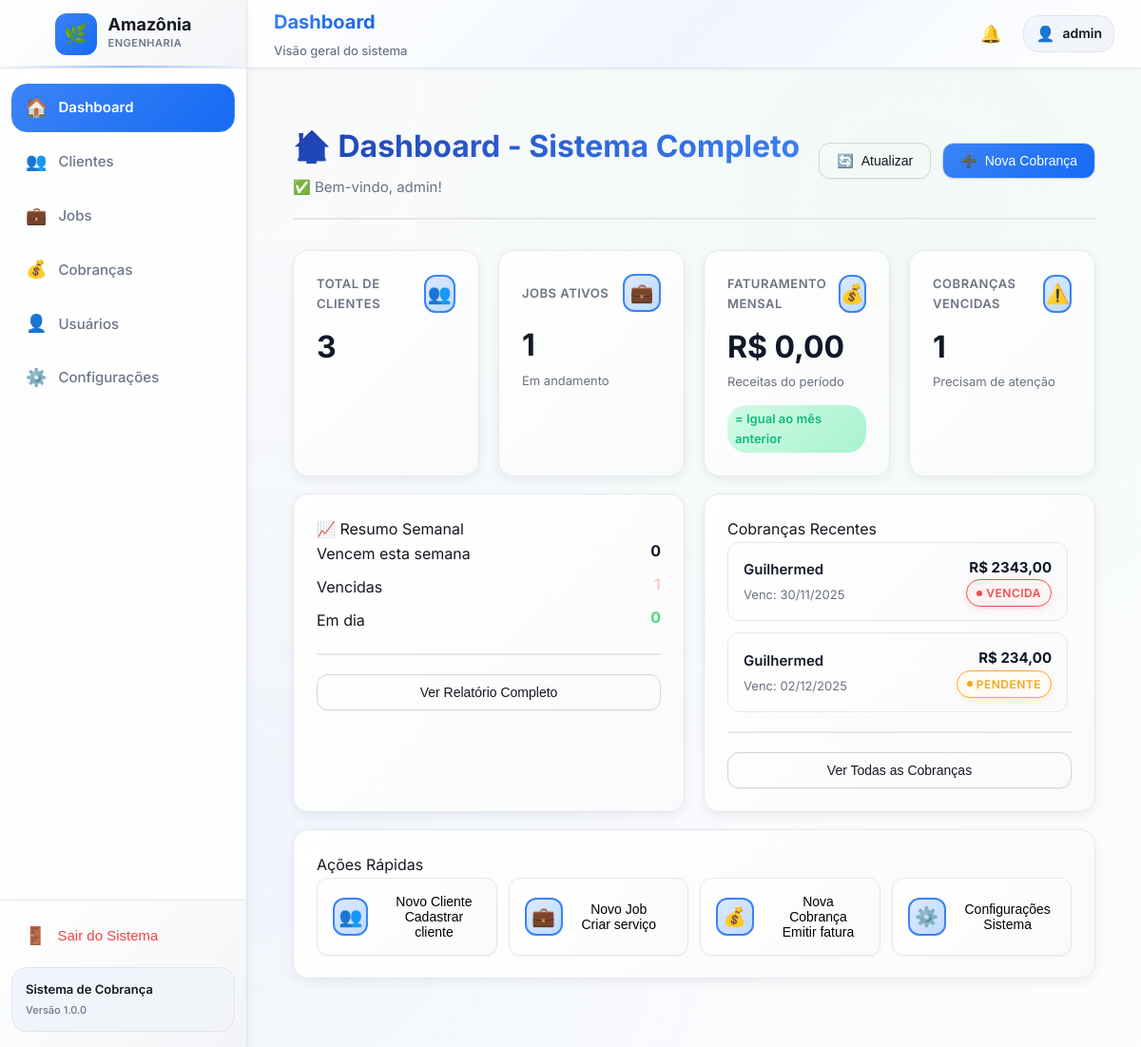
Before: /dashboard/ (signed in) with the older database file.
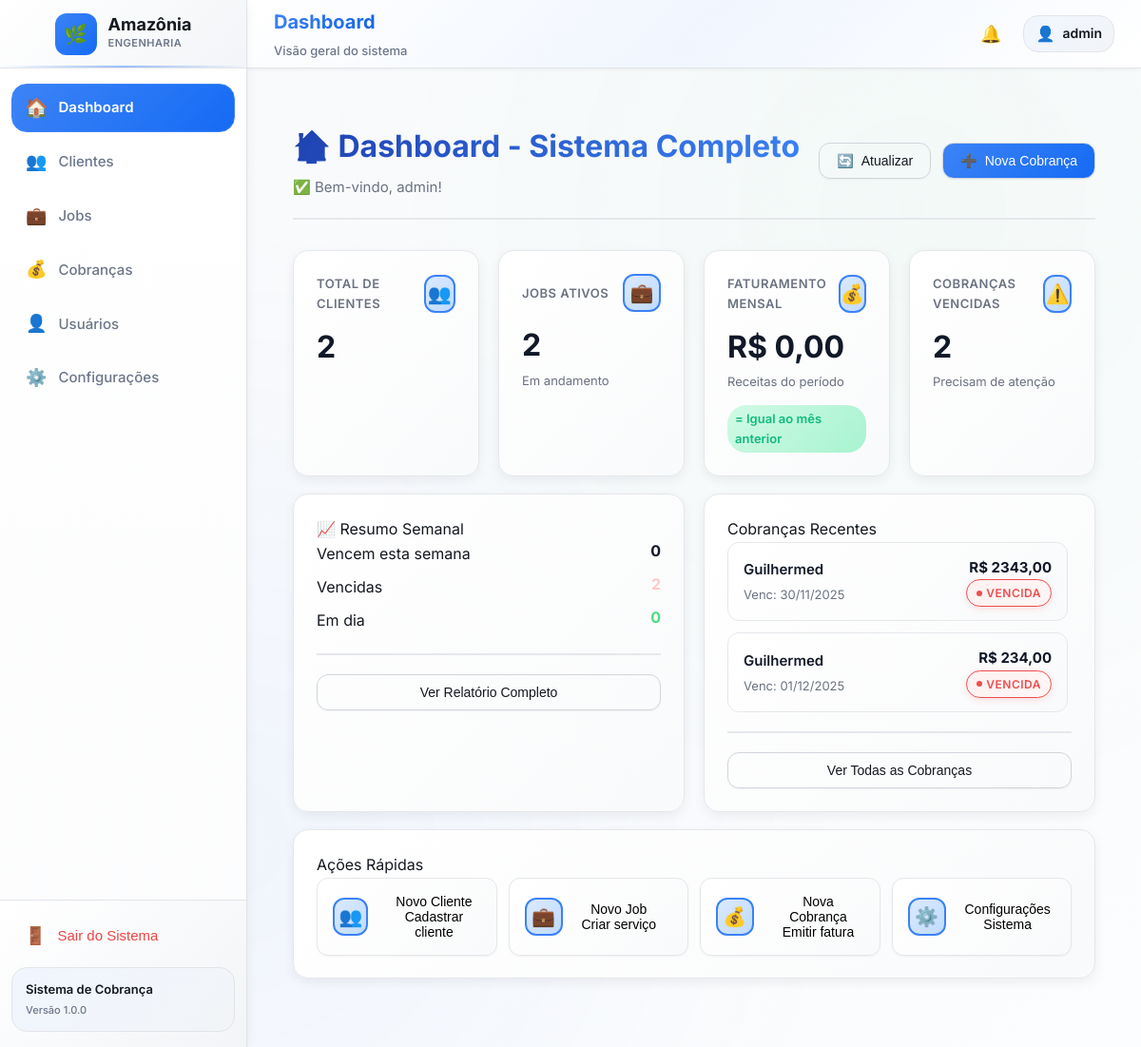
After: the same page with the newer database file.
### app_financeiro/models.py (models this page shows, shortened)
class Cobranca(models.Model):
    STATUS_CHOICES = [
        ("pendente", "Pendente"),
        ("vencida", "Vencida"),
        ("paga", "Paga"),
    ]
    number = models.CharField("Número", max_length=30, unique=True)
    client = models.ForeignKey(
        Client,
        on_delete=models.PROTECT,
        related_name="cobrancas",
        verbose_name="Cliente",
    )
    job = models.ForeignKey(
        Job,
        on_delete=models.SET_NULL,
        null=True,
        blank=True,
        related_name="cobrancas",
        verbose_name="Job (opcional)",
    )
    value = models.DecimalField("Valor", max_digits=10, decimal_places=2)
    issue_date = models.DateField("Data de emissão")
    due_date = models.DateField("Data de vencimento")
    payment_date = models.DateField("Data de pagamento", null=True, blank=True)
    status = models.CharField(
        "Status",
        max_length=10,
        choices=STATUS_CHOICES,
        default="pendente",
    )
    last_reminder = models.DateField(
        "Último lembrete",
        null=True,
        blank=True,
    )
    notes = models.TextField("Observações", blank=True)
    created_at = models.DateTimeField(auto_now_add=True)
    updated_at = models.DateTimeField(auto_now=True)
    class Meta:
        ordering = ["-issue_date", "-id"]
        verbose_name = "Cobrança"
        verbose_name_plural = "Cobranças"

class Client(models.Model):
    TYPE_CHOICES = [
        ('CPF', 'CPF'),
        ('CNPJ', 'CNPJ'),
    ]
    name = models.CharField(max_length=255)
    document = models.CharField(max_length=32, blank=True)
    type = models.CharField(max_length=4, choices=TYPE_CHOICES, default='CPF')
    email = models.EmailField(blank=True, null=True)
    phone = models.CharField(max_length=32, blank=True, null=True)
    address = models.TextField(blank=True)
    notes = models.TextField(blank=True)
    is_active = models.BooleanField(default=True)
    created_at = models.DateTimeField(auto_now_add=True)
    updated_at = models.DateTimeField(auto_now=True)
    class Meta:
        ordering = ['name']

### app_financeiro/views.py (the view)
# urls.py: path('dashboard/', views.dashboard, name='dashboard'),
@login_required
def dashboard(request):
    today = timezone.localdate()
    total_clientes = Client.objects.filter(is_active=True).count()
    jobs_ativos = Job.objects.filter(status__in=['pendente', 'em_andamento']).count()
    faturamento_mensal = Cobranca.objects.filter(
        status='paga',
        payment_date__year=today.year,
        payment_date__month=today.month
    ).aggregate(total=Sum('value'))['total'] or Decimal('0.00')
    mes_anterior = today.replace(day=1) - timedelta(days=1)
    faturamento_mes_anterior = Cobranca.objects.filter(
        status='paga',
        payment_date__year=mes_anterior.year,
        payment_date__month=mes_anterior.month
    ).aggregate(total=Sum('value'))['total'] or Decimal('0.00')
    crescimento = 0
    if faturamento_mes_anterior > 0:
        crescimento = ((faturamento_mensal - faturamento_mes_anterior) / faturamento_mes_anterior) * 100
    cobrancas_vencidas = Cobranca.objects.filter(
        status='vencida'
    ).count()
    semana_inicio = today
    semana_fim = today + timedelta(days=7)
    vencem_semana = Cobranca.objects.filter(
        due_date__gte=semana_inicio,
        due_date__lte=semana_fim,
        status='pendente'
    ).count()
    vencidas = Cobranca.objects.filter(status='vencida').count()
    em_dia = Cobranca.objects.filter(status='paga').count()
    cobrancas_recentes = Cobranca.objects.select_related(
        'client', 'job'
    ).order_by('-created_at')[:5]
    context = get_base_context(request)
    context.update({
        'page_title': 'Dashboard',
        'total_clientes': total_clientes,
        'jobs_ativos': jobs_ativos,
        'faturamento_mensal': faturamento_mensal,
        'crescimento': round(crescimento, 2),
        'cobrancas_vencidas': cobrancas_vencidas,
        'vencem_semana': vencem_semana,
        'vencidas': vencidas,
        'em_dia': em_dia,
        'cobrancas_recentes': cobrancas_recentes,
    })
    return render(request, 'dashboard/dashboard.html', context)

### app_financeiro/views.py (called while the page is built)
def get_base_context(request):
    context = {}
    if request.user.is_authenticated:
        unread_notifications = Notification.objects.filter(
            user=request.user,
            is_read=False
        )
        context['unread_count'] = unread_notifications.count()
        context['recent_notifications'] = Notification.objects.filter(
            user=request.user
        )[:5]
    return context

### templates/dashboard/dashboard.html (shortened to what the changed rows need)
{% extends "components/layout.html" %}
{% load static %}
{% block extra_head %}
  <link rel="stylesheet" href="{% static 'css/dashboard.css' %}">
{% endblock %}
{% block content %}
<div class="page animate-fade-in">
  <div class="top-row">
    <div class="top-row-main">
      <h1>🏠 Dashboard - Sistema Completo</h1>
    </div>
  </div>
  <div class="grid grid-md-2 grid-lg-4" style="margin-bottom: 18px">
    <div class="card metric-card">
      <div class="metric-header">
        <div>
        </div>
        <div class="metric-icon">
        </div>
      </div>
      <div class="metric-value">{{ total_clientes }}</div>
      <div class="metric-subtitle">&nbsp;</div>
    </div>
    <div class="card metric-card">
      <div class="metric-header">
        <div>
        </div>
        <div class="metric-icon">
        </div>
      </div>
      <div class="metric-value">{{ jobs_ativos }}</div>
      <div class="metric-subtitle">Em andamento</div>
    </div>
    <div class="card metric-card danger">
      <div class="metric-header">
        <div>
        </div>
        <div class="metric-icon">
        </div>
      </div>
      <div class="metric-value">{{ cobrancas_vencidas }}</div>
      <div class="metric-subtitle">Precisam de atenção</div>
    </div>
  </div>
  <div class="grid grid-md-2" style="margin-bottom: 18px">
    <div class="card">
      <div class="card-content">
        <div
          class="metric-row"
          style="
            display: flex;
            justify-content: space-between;
            margin-bottom: 8px;
          "
        >
          <span class="card-subtitle">Vencidas</span>
          <span class="metric-value" style="font-size: 16px; color: #fecaca"
            >{{ vencidas }}</span
          >
        </div>
      </div>
    </div>
    <div class="card">
      <div class="card-content">
        <div class="invoice-list">
          {% for cobranca in cobrancas_recentes %}
          <div class="invoice-item">
            <div class="invoice-item-main">
              <p class="invoice-client">{{ cobranca.client.name }}</p>
              <p class="invoice-date">
                Venc: {{ cobranca.due_date|date:"d/m/Y" }}
              </p>
            </div>
            <div>
              <p class="invoice-value">R$ {{ cobranca.value|floatformat:2 }}</p>
              {% if cobranca.status == 'paga' %}
              <span class="status-badge status-active">Paga</span>
              {% elif cobranca.status == 'vencida' %}
              <span class="status-badge status-overdue">Vencida</span>
              {% else %}
              <span class="status-badge status-pending">Pendente</span>
              {% endif %}
            </div>
          </div>
          {% empty %}
          <p style="text-align: center; color: #6b7280; padding: 20px">
            Nenhuma cobrança cadastrada ainda.
          </p>
          {% endfor %}
        </div>
      </div>
    </div>
  </div>
</div>
{% endblock %}

Changed rows visible on the page:
changed Cobranca (number 2 of 2 on the later page): due_date "02/12/2025" → "01/12/2025"; status "PENDENTE" → "VENCIDA"
Other visible differences:
{{ total_clientes }}: "3" → "2"
{{ jobs_ativos }}: "1" → "2"
{{ cobrancas_vencidas }}: "1" → "2"
{{ vencidas }}: "1" → "2"
